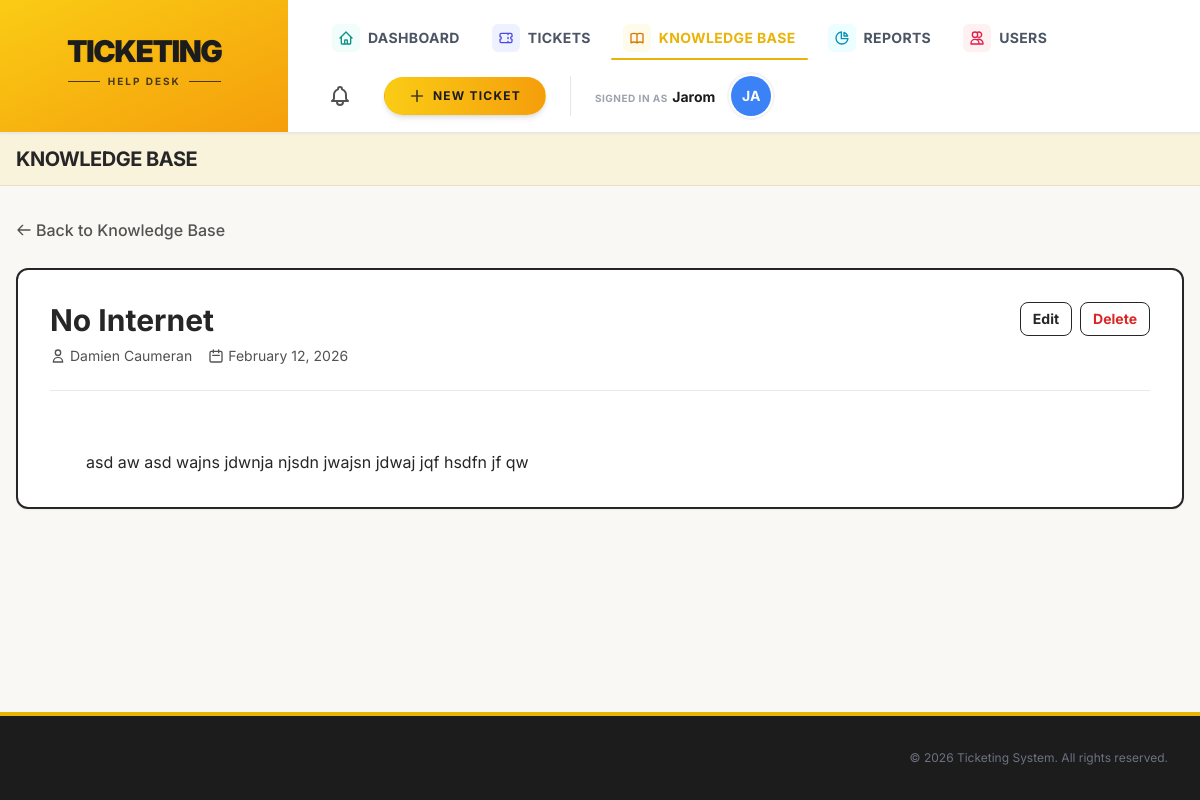
Screenshot of /kb_article.php?id=3 (signed in) with the database file from the repository.
### tables this page shows
CREATE TABLE `kb_articles` (
  `id` int(11) UNSIGNED NOT NULL,
  `author_id` int(11) UNSIGNED NOT NULL,
  `title` varchar(255) NOT NULL,
  `content` text NOT NULL,
  `created_at` datetime DEFAULT current_timestamp(),
  `updated_at` datetime DEFAULT current_timestamp() ON UPDATE current_timestamp()
);

CREATE TABLE `users` (
  `id` int(11) UNSIGNED NOT NULL,
  `name` varchar(255) NOT NULL,
  `username` varchar(50) NOT NULL,
  `password` varchar(255) NOT NULL,
  `role` enum('help_desk','admin','technician') NOT NULL DEFAULT 'help_desk',
  `created_at` datetime DEFAULT current_timestamp()
);

### kb_article.php (the view, shortened to what this page needs)
<?php
require_once 'db.php';
$id = isset($_GET['id']) ? (int) $_GET['id'] : 0;
if ($id > 0) {
    $stmt = $conn->prepare("SELECT k.*, u.name as author_name FROM kb_articles k LEFT JOIN users u ON u.id = k.author_id WHERE k.id = ?");
    $stmt->bind_param('i', $id);
    $stmt->execute();
    $article = $stmt->get_result()->fetch_assoc();
}
require_once 'includes/header.php';
?>
<div class="mb-6">
    <a href="kb.php" class="inline-flex items-center text-[#525252] hover:text-[#262626] font-medium transition-colors">
        <svg xmlns="http://www.w3.org/2000/svg" class="h-4 w-4 mr-1" fill="none" viewBox="0 0 24 24"
            stroke="currentColor">
            <path stroke-linecap="round" stroke-linejoin="round" stroke-width="2" d="M10 19l-7-7m0 0l7-7m-7 7h18" />
        </svg>
        Back to Knowledge Base
    </a>
</div>
<article class="bg-white border-2 border-[#262626] rounded-xl p-8 shadow-sm">
    <header class="mb-8 pb-6 border-b border-[#262626]/10">
        <div class="flex flex-col md:flex-row md:items-start md:justify-between gap-4">
            <div>
                <h1 class="text-3xl font-bold text-[#262626] mb-2">
                    <?= htmlspecialchars($article['title']) ?>
                </h1>
                <div class="flex items-center text-sm text-[#525252] gap-4">
                    <span class="flex items-center gap-1">
                        <svg xmlns="http://www.w3.org/2000/svg" class="h-4 w-4" fill="none" viewBox="0 0 24 24"
                            stroke="currentColor">
                            <path stroke-linecap="round" stroke-linejoin="round" stroke-width="2"
                                d="M16 7a4 4 0 11-8 0 4 4 0 018 0zM12 14a7 7 0 00-7 7h14a7 7 0 00-7-7z" />
                        </svg>
                        <?= htmlspecialchars($article['author_name'] ?? 'Unknown') ?>
                    </span>
                    <span class="flex items-center gap-1">
                        <svg xmlns="http://www.w3.org/2000/svg" class="h-4 w-4" fill="none" viewBox="0 0 24 24"
                            stroke="currentColor">
                            <path stroke-linecap="round" stroke-linejoin="round" stroke-width="2"
                                d="M8 7V3m8 4V3m-9 8h10M5 21h14a2 2 0 002-2V7a2 2 0 00-2-2H5a2 2 0 00-2 2v12a2 2 0 002 2z" />
                        </svg>
                        <?= date('F j, Y', strtotime($article['created_at'])) ?>
                    </span>
                </div>
            </div>
            <div class="flex items-center gap-2">
                <a href="kb_manage.php?id=<?= $article['id'] ?>"
                    class="inline-flex items-center px-3 py-1.5 rounded-lg border border-[#262626] bg-white text-[#262626] text-sm font-bold hover:bg-[#262626] hover:text-[#f5e6a3] transition-colors">
                    Edit
                </a>
                <form action="kb_delete.php" method="POST"
                    onsubmit="return confirm('Are you sure you want to delete this article?');">
                    <button type="submit"
                        class="inline-flex items-center px-3 py-1.5 rounded-lg border border-[#262626] bg-white text-red-600 text-sm font-bold hover:bg-red-600 hover:text-white transition-colors">
                        Delete
                    </button>
                </form>
            </div>
        </div>
    </header>
    <div class="prose max-w-none text-[#262626] leading-relaxed whitespace-pre-wrap">
        <?= nl2br(htmlspecialchars($article['content'])) ?>
    </div>
</article>
<?php require_once 'includes/footer.php'; ?>

### style.css (style rules this page uses)
:root { --yellow: #fef08a; --black: #0a0a0a; --white: #ffffff; --radius: 10px; --shadow: 0 4px 6px -1px rgba(0, 0, 0, 0.1), 0 2px 4px -2px rgba(0, 0, 0, 0.06); }
* { box-sizing: border-box; }
html, body { height: 100%; }
body { margin: 0; font-family: 'Inter', system-ui, -apple-system, 'Segoe UI', Roboto, sans-serif; font-size: 16px; line-height: 1.5; color: var(--black); background: var(--yellow); padding: 0; }
h1, h2, h3 { margin: 0 0 0.5rem; color: var(--black); }
h1 { font-size: 1.5rem; }
input, textarea, select, button { font: inherit; }

### rows the page displays
kb_articles: title "No Internet", author.name "Damien Caumeran", created_at "February 12, 2026", content "asd aw asd wajns jdwnja njsdn jwajsn jdwaj jqf hsdfn jf qw"

### other values shown
$username "Jarom"
$initials "JA"
$page_heading "KNOWLEDGE BASE"
